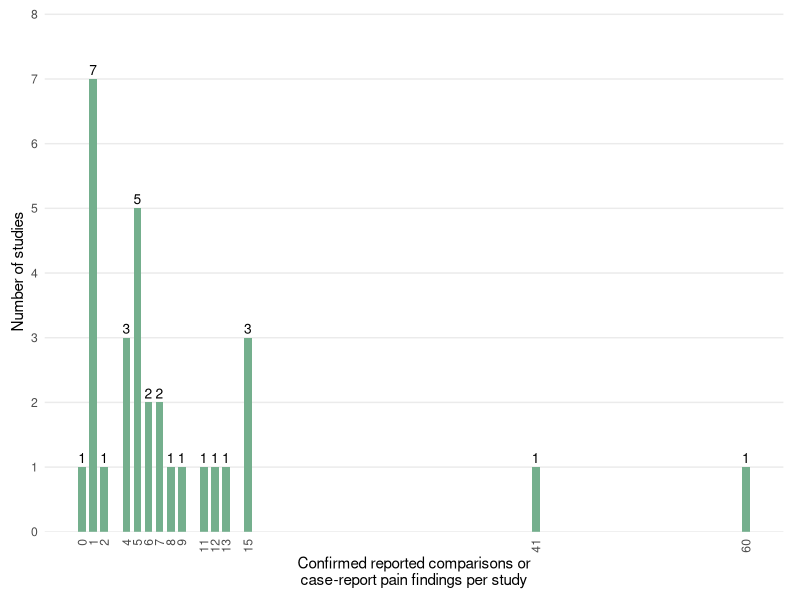

Source code (R): (Note: this script raises an error after producing the figure.)
# Open menthol-scr.Rproj, then run this whole script.
# It describes confirmed reported comparisons and descriptive case-report pain
# findings, availability within the counted inventory, and registration.
# Figure 5 and the in-text quantities are saved in the Section 05 output folder.

suppressPackageStartupMessages({
  library(readr)
  library(dplyr)
  library(tidyr)
  library(ggplot2)
  library(patchwork)
})

output_dir <- file.path("outputs", "05_topical_menthol_analgesic_efficacy")
count_fields <- c(
  "efficacy_result_count", "efficacy_effect_estimate_count",
  "efficacy_effect_estimate_with_precision_count"
)
required_columns <- c(
  "record_id", "first_author", "publication_year", "study_design",
  count_fields, "study_registration"
)
studies <- read_csv(
  file.path("data", "data_extraction_form.csv"),
  col_types = cols(.default = col_character()),
  na = character(), show_col_types = FALSE
) |>
  select(all_of(required_columns))

# Check the few input rules that directly affect these summaries.
if (nrow(studies) == 0L || anyDuplicated(studies$record_id) ||
    any(is.na(studies)) || any(studies == "")) {
  stop("Section 05 needs at least one study row, unique record IDs, and no blank required values.")
}
if (any(!grepl("^([0-9]+|NI)$", studies$efficacy_result_count)) ||
    any(!grepl("^([0-9]+|NI|N/A)$", studies$efficacy_effect_estimate_count)) ||
    any(!grepl("^([0-9]+|NI|N/A)$", studies$efficacy_effect_estimate_with_precision_count))) {
  stop("The efficacy counts must follow the integer, NI, and N/A dictionary rules.")
}
case_report <- studies$study_design == "Case report"
if (any((studies$efficacy_effect_estimate_count == "N/A") != case_report) ||
    any((studies$efficacy_effect_estimate_with_precision_count == "N/A") != case_report)) {
  stop("Use paired N/A for descriptive case reports, independently of their first count.")
}
registration_levels <- c(
  "Prospective", "Retrospective",
  "No sufficiently matched public registry record located", "Unresolved"
)
if (any(!studies$study_registration %in% c(registration_levels[1:3], "NI"))) {
  stop("study_registration contains an unexpected value.")
}

studies <- studies |>
  mutate(
    across(all_of(count_fields), ~ as.double(na_if(na_if(.x, "NI"), "N/A"))),
    study_registration = if_else(study_registration == "NI", "Unresolved", study_registration),
    study_label = paste0(first_author, " (", publication_year, ") [", record_id, "]")
  )
if (any(!is.finite(as.matrix(studies[count_fields])) &
        !is.na(as.matrix(studies[count_fields])))) {
  stop("Efficacy counts must be finite whole numbers or permitted missingness values.")
}
if (any(studies$efficacy_effect_estimate_count > studies$efficacy_result_count, na.rm = TRUE) ||
    any(studies$efficacy_effect_estimate_with_precision_count >
          studies$efficacy_effect_estimate_count, na.rm = TRUE) ||
    any(studies$efficacy_effect_estimate_with_precision_count >
          studies$efficacy_result_count, na.rm = TRUE)) {
  stop("Counts must satisfy: with precision <= with estimate <= all results.")
}
non_cases <- studies |> filter(study_design != "Case report")
if (any(
  non_cases$efficacy_result_count == 0 &
    (is.na(non_cases$efficacy_effect_estimate_count) |
       non_cases$efficacy_effect_estimate_count != 0 |
       is.na(non_cases$efficacy_effect_estimate_with_precision_count) |
       non_cases$efficacy_effect_estimate_with_precision_count != 0), na.rm = TRUE
) || any(
  non_cases$efficacy_effect_estimate_count == 0 &
    (is.na(non_cases$efficacy_effect_estimate_with_precision_count) |
       non_cases$efficacy_effect_estimate_with_precision_count != 0), na.rm = TRUE
)) {
  stop("Zero comparisons require zero availability; zero estimates require zero precision.")
}
# NI does not cascade. Confirmed availability nevertheless establishes an
# available estimate and a counted comparison, so their counts cannot be NI.
if (any(
  is.na(non_cases$efficacy_result_count) &
    (non_cases$efficacy_effect_estimate_count > 0 |
       non_cases$efficacy_effect_estimate_with_precision_count > 0), na.rm = TRUE
) || any(
  is.na(non_cases$efficacy_effect_estimate_count) &
    non_cases$efficacy_effect_estimate_with_precision_count > 0, na.rm = TRUE
)) {
  stop("Confirmed availability requires positive confirmed upstream counts.")
}
result_counts <- studies$efficacy_result_count[!is.na(studies$efficacy_result_count)]

# Coverage describes only the confirmed counted comparison inventory. A zero
# denominator is undefined, not All or None; case reports remain N/A.
coverage_levels <- c("All", "Some", "None", "No counted comparisons", "N/A", "Unresolved")
coverage_counts <- studies |>
  select(record_id, study_design, all_of(count_fields)) |>
  pivot_longer(all_of(count_fields[2:3]), names_to = "reporting_field", values_to = "available") |>
  mutate(
    reporting_field = factor(reporting_field, levels = count_fields[2:3]),
    coverage = case_when(
      study_design == "Case report" ~ "N/A",
      efficacy_result_count == 0 ~ "No counted comparisons",
      is.na(efficacy_result_count) | is.na(available) ~ "Unresolved",
      available == efficacy_result_count ~ "All",
      available == 0 ~ "None",
      TRUE ~ "Some"
    ),
    coverage = factor(coverage, levels = coverage_levels)
  ) |>
  count(reporting_field, coverage, name = "studies", .drop = FALSE)

registration_counts <- studies |>
  mutate(study_registration = factor(study_registration, levels = registration_levels)) |>
  count(study_registration, name = "studies", .drop = FALSE)
registration_labels <- studies |>
  filter(study_registration %in% c("Prospective", "Retrospective")) |>
  mutate(study_registration = factor(study_registration, levels = c("Prospective", "Retrospective"))) |>
  arrange(first_author, publication_year, record_id, .locale = "en") |>
  group_by(study_registration, .drop = FALSE) |>
  summarise(labels = if (n() == 0L) "None" else paste(study_label, collapse = "; "), .groups = "drop")

in_text_results <- bind_rows(
  tibble(
    result = c(
      "included_studies", "studies_with_unresolved_efficacy_result_count",
      "studies_with_multiple_efficacy_results", "median_efficacy_results_per_study",
      "mean_efficacy_results_per_study", "efficacy_results_per_study_iqr",
      "efficacy_results_per_study_range"
    ),
    value = as.character(c(
      nrow(studies), sum(is.na(studies$efficacy_result_count)), sum(result_counts > 1),
      if (length(result_counts)) median(result_counts) else "NI",
      if (length(result_counts)) sprintf("%.1f", mean(result_counts)) else "NI",
      if (length(result_counts)) {
        paste(quantile(result_counts, c(0.25, 0.75), names = FALSE), collapse = "–")
      } else "NI",
      if (length(result_counts)) paste(range(result_counts), collapse = "–") else "NI"
    ))
  ),
  coverage_counts |>
    transmute(
      result = paste0(
        if_else(reporting_field == count_fields[2], "effect_estimate", "precision"),
        "_coverage_",
        if_else(coverage == "N/A", "not_applicable",
                gsub(" ", "_", tolower(as.character(coverage)))),
        "_studies"
      ),
      value = as.character(studies)
    ),
  tibble(
    result = c(
      "prospectively_registered_studies", "retrospectively_registered_studies",
      "studies_with_no_sufficiently_matched_public_registry_record",
      "studies_with_unresolved_registration", "prospectively_registered_study_labels",
      "retrospectively_registered_study_labels"
    ),
    value = c(as.character(registration_counts$studies), registration_labels$labels)
  )
)

# A uses the natural numerical order; B uses coverage order; C uses frequency.
study_count_breaks <- function(limits) {
  breaks <- unique(round(scales::breaks_pretty(n = 5)(limits)))
  breaks[breaks >= 0]
}
coverage_colours <- c(
  All = "#74AF8D", Some = "#EEC979", None = "#D8806E",
  `No counted comparisons` = "#8BA3AA", `N/A` = "#3E5571", Unresolved = "#B7B7B7"
)
figure_theme <- theme_minimal(base_size = 11) +
  theme(
    panel.grid.minor = element_blank(),
    plot.title = element_text(face = "bold", size = 12),
    plot.tag = element_text(face = "bold"),
    plot.margin = margin(8, 12, 8, 8)
  )
frequency_counts <- studies |>
  filter(!is.na(efficacy_result_count)) |>
  count(efficacy_result_count, name = "studies")
panel_a <- ggplot(frequency_counts, aes(efficacy_result_count, studies)) +
  geom_col(fill = coverage_colours["All"], width = 0.7) +
  geom_text(aes(label = studies), vjust = -0.4, size = 3.5) +
  scale_x_continuous(breaks = frequency_counts$efficacy_result_count) +
  scale_y_continuous(
    breaks = scales::breaks_width(1), expand = expansion(mult = c(0, 0.15))
  ) +
  labs(x = "Confirmed reported comparisons or\ncase-report pain findings per study", y = "Number of studies") +
  figure_theme + theme(
    panel.grid.major.x = element_blank(),
    axis.text.x = element_text(angle = 90, hjust = 1, vjust = 0.5)
  )
if (length(result_counts) == 0L) {
  panel_a <- ggplot() +
    annotate("text", x = 0, y = 0, label = "No resolved counts of comparisons or case-report pain findings") +
    theme_void(base_size = 11) + theme(plot.margin = margin(8, 12, 8, 8))
}

coverage_plot_data <- coverage_counts |>
  filter(coverage != "Unresolved" | any(studies[coverage == "Unresolved"] > 0)) |>
  filter(coverage != "No counted comparisons" | any(studies[coverage == "No counted comparisons"] > 0)) |>
  mutate(
    coverage = factor(coverage, levels = rev(coverage_levels)),
    reporting = factor(
      reporting_field, levels = count_fields[2:3],
      labels = c("Effect estimate", "Effect estimate with precision")
    )
  )
panel_b <- ggplot(coverage_plot_data, aes(studies, coverage, fill = coverage, alpha = reporting)) +
  geom_col(position = position_dodge(width = 0.8, reverse = TRUE), width = 0.65, orientation = "y") +
  geom_text(
    aes(label = studies, group = reporting), position = position_dodge(width = 0.8, reverse = TRUE),
    hjust = -0.3, size = 3.5, alpha = 1
  ) +
  scale_fill_manual(values = coverage_colours, guide = "none") +
  scale_alpha_manual(values = c(1, 0.5)) +
  scale_x_continuous(breaks = study_count_breaks, expand = expansion(mult = c(0, 0.2))) +
  scale_y_discrete(labels = function(x) ifelse(
    x == "No counted comparisons", "No counted\ncomparisons", x
  )) +
  labs(title = "Availability within counted comparisons", x = "Number of studies", y = NULL, alpha = NULL) +
  figure_theme +
  theme(panel.grid.major.y = element_blank(), legend.position = "bottom") +
  guides(alpha = guide_legend(ncol = 1, override.aes = list(fill = "#555555")))

registration_plot_data <- registration_counts |>
  filter(study_registration != "Unresolved" | studies > 0) |>
  mutate(study_registration = as.character(study_registration)) |>
  arrange(desc(studies), study_registration, .locale = "en") |>
  mutate(study_registration = factor(study_registration, levels = rev(study_registration)))
panel_c <- ggplot(registration_plot_data, aes(studies, study_registration, fill = study_registration)) +
  geom_col(width = 0.65) +
  geom_text(aes(label = studies), hjust = -0.3, size = 3.5) +
  scale_fill_manual(values = setNames(
    unname(coverage_colours[c("All", "Some", "None", "Unresolved")]), registration_levels
  ), guide = "none") +
  scale_y_discrete(labels = c(
    Prospective = "Prospective", Retrospective = "Retrospective",
    `No sufficiently matched public registry record located` = "No sufficiently matched\npublic registry record\nlocated",
    Unresolved = "Unresolved"
  )) +
  scale_x_continuous(breaks = study_count_breaks, expand = expansion(mult = c(0, 0.15))) +
  labs(title = "Study registration", x = "Number of studies", y = NULL) +
  figure_theme + theme(panel.grid.major.y = element_blank())

# Keep one combined figure, with A above equally sized B and C panels.
figure_5 <- (panel_a / (panel_b | panel_c)) +
  plot_layout(heights = c(1, 1.2)) +
  plot_annotation(
    tag_levels = "a", tag_suffix = ".",
    caption = paste0(
      "Counts are confirmed minima; availability describes only the counted comparison inventory.\n",
      "Zero comparisons have no coverage denominator; N/A denotes descriptive case reports."
    ),
    theme = theme(plot.caption = element_text(hjust = 0, size = 9))
  )
dir.create(output_dir, recursive = TRUE, showWarnings = FALSE)
write_csv(in_text_results, file.path(output_dir, "in_text_results.csv"))
ggsave(
  file.path(output_dir, "figure_5_topical_menthol_analgesic_efficacy.png"), figure_5,
  device = ragg::agg_png, width = 10, height = 7.5, units = "in", dpi = 300,
  bg = "white"
)
